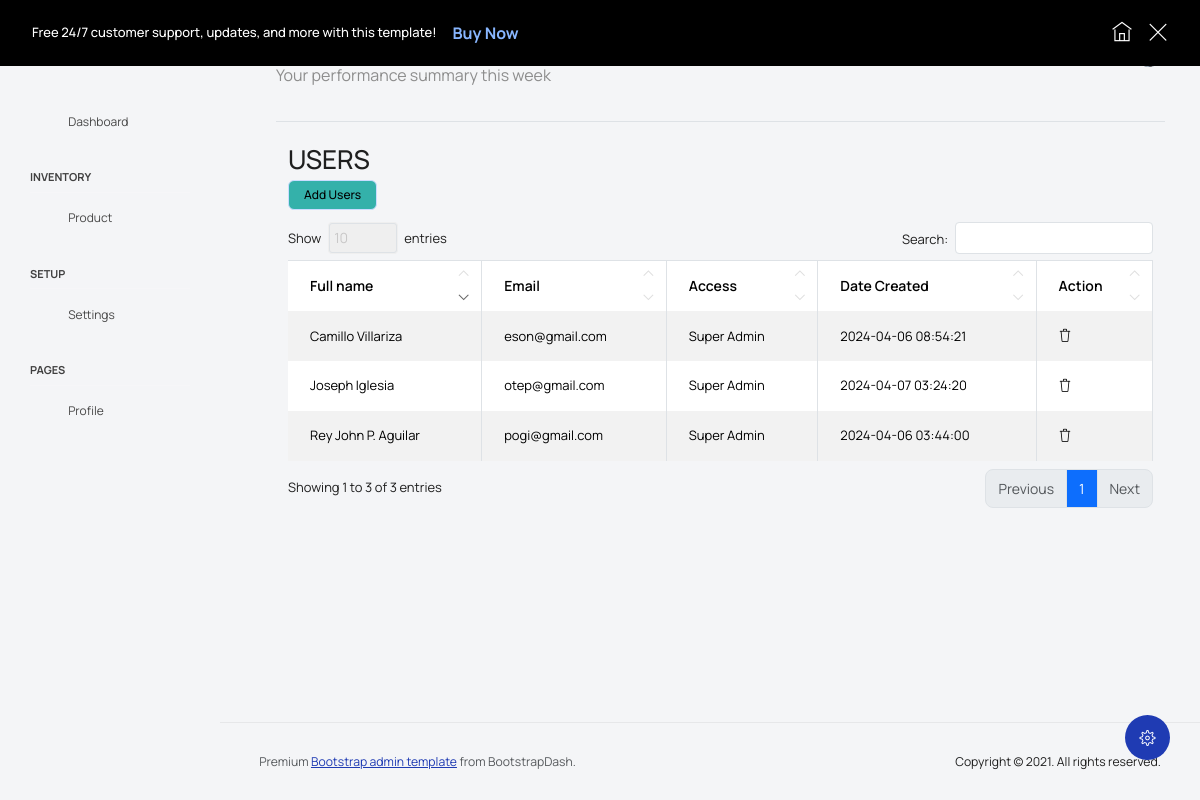
Page /src/user.php (signed in) on the committed database.
### tables this page shows
CREATE TABLE `users` (
  `user_id` int(11) NOT NULL,
  `fullname` varchar(100) NOT NULL,
  `email` varchar(50) NOT NULL,
  `password` varchar(100) NOT NULL,
  `accesstype` int(5) NOT NULL,
  `pic` varchar(128) NOT NULL,
  `dateCreated` timestamp NOT NULL DEFAULT current_timestamp() ON UPDATE current_timestamp(),
  `dateDeleted` date DEFAULT NULL
);

CREATE TABLE `accesstype` (
  `access_id` int(11) NOT NULL,
  `accessName` varchar(50) NOT NULL,
  `accessDesc` varchar(50) NOT NULL,
  `dateCreated` timestamp NOT NULL DEFAULT current_timestamp() ON UPDATE current_timestamp()
);

### backend/function.php (called while the page is built, shortened)
<?php
function AccessName($id){
    global $conn;
    $query = 'SELECT accessName FROM accesstype where access_id=?';
    $stmt =  $conn->prepare($query);
    $stmt->bind_param('i',$id);
    $stmt-> execute();
    $stmt-> bind_result($accessName);
    return $accessName;
}
?>

### src/user.php (the view, shortened to what this page needs)
<?php
include "../backend/db.php";
include "../backend/function.php";
?>
<!DOCTYPE html>
<html lang="en">
<head>
  <link rel="stylesheet" href="assets/vendors/feather/feather.css">
  <link rel="stylesheet" href="assets/vendors/mdi/css/materialdesignicons.min.css">
  <link rel="stylesheet" href="assets/vendors/ti-icons/css/themify-icons.css">
  <link rel="stylesheet" href="assets/vendors/typicons/typicons.css">
  <link rel="stylesheet" href="assets/vendors/simple-line-icons/css/simple-line-icons.css">
  <link rel="stylesheet" href="assets/vendors/css/vendor.bundle.base.css">
  <link rel="stylesheet" href="assets/vendors/datatables.net-bs4/dataTables.bootstrap4.css">
  <link rel="stylesheet" type="text/css" href="assets/js/select.dataTables.min.css">
  <link rel="stylesheet" href="assets/css/vertical-layout-light/style.css">
</head>
<body class="with-welcome-text">
  <div class="container-scroller">
    <div class="row p-0 m-0 proBanner" id="proBanner">
      <div class="col-md-12 p-0 m-0">
        <div class="card-body card-body-padding px-3 d-flex align-items-center justify-content-between">
          <div class="ps-lg-3">
            <div class="d-flex align-items-center justify-content-between">
              <p class="mb-0 font-weight-medium me-3 buy-now-text">Free 24/7 customer support, updates, and more with
                this template!</p>
              <a href="https://www.bootstrapdash.com/product/star-admin-pro/" target="_blank"
                class="btn me-2 buy-now-btn border-0">Buy Now</a>
            </div>
          </div>
          <div class="d-flex align-items-center justify-content-between">
            <a href="https://www.bootstrapdash.com/product/star-admin-pro/"><i class="ti-home me-3 text-white"></i></a>
            <button id="bannerClose" class="btn border-0 p-0">
              <i class="ti-close text-white"></i>
            </button>
          </div>
        </div>
      </div>
    </div>
    <nav class="navbar default-layout col-lg-12 col-12 p-0 fixed-top d-flex align-items-top flex-row">
  <div class="text-center navbar-brand-wrapper d-flex align-items-center justify-content-start">
    <div class="me-3">
      <button class="navbar-toggler navbar-toggler align-self-center" type="button" data-bs-toggle="minimize">
      </button>
    </div>
    <div>
      <a class="navbar-brand brand-logo" href="../index.html">
      </a>
    </div>
  </div>
  <div class="navbar-menu-wrapper d-flex align-items-top">
    <ul class="navbar-nav">
      <li class="nav-item font-weight-semibold d-none d-lg-block ms-0">
        <h1 class="welcome-text">Good Morning, <span class="text-black fw-bold"><?php
        ?></span></h1>
        <h3 class="welcome-sub-text">Your performance summary this week </h3>
      </li>
    </ul>
<?php include "sidepopup.php";?>
  </div>
</nav>
    <div class="container-fluid page-body-wrapper">
      <div class="theme-setting-wrapper">
  <div id="settings-trigger"><i class="ti-settings"></i></div>
</div>
      <?php include"nav.php"; ?>
      <div class="main-panel">
        <div class="content-wrapper">
          <div class="row">
            <div class="col-sm-12">
              <div class="home-tab">
                <div class="d-sm-flex align-items-center justify-content-between border-bottom">
                </div>
                <div class="tab-content tab-content-basic">
                  <div class="tab-pane fade show active" id="overview" role="tabpanel" aria-labelledby="overview">
                    <div class="row">
                      <div class="col-sm-12">
                        <div class="statistics-details d-flex align-items-center justify-content-between">
                                                                <div class="container">
                                        <h2>USERS</h2>
                                        <button type="button" class="btn btn-success" data-toggle="modal" data-target="#modalAdduser">
                                          Add Users
                                        </button>
                                        <table id="example" class="table table-striped table-bordered">
                                          <thead>
                                            <tr>
                                              <th>Full name</th>
                                              <th>Email</th>
                                              <th>Access</th>
                                              <th>Date Created</th>
                                              <th>Action</th>
                                            </tr>
                                          </thead>
                                          <tbody>
                                         <?php
                                          $sql = "SELECT * from users where dateDeleted is null";
                                          $result =mysqli_query($conn, $sql);
                                              if (mysqli_num_rows($result)>0){
                                                while($row = mysqli_fetch_assoc($result)){
                                                  echo "<tr>";
                                                  echo "<td>".$row['fullname']."</td>";
                                                  echo "<td>".$row['email']."</td>";
                                                  echo "<td>".AccessName($row['accesstype'])."</td>";
                                                  echo "<td>".$row['dateCreated']."</td>";
                                                  echo '<td>
                                                <a type="button" title="delete user" data-bs-toggle="modal"
                                                data-bs-target="#deleteUser'.$row['user_id'].'">
                                                <i class="icon-trash menu-icon"></i>
                                                </a>
                                                </td>';
                                                echo "</tr>";
                                                }
                                              }
                                         ?>
                                          </tbody>
                                        </table>
                                      </div>
                        </div>
                      </div>
                    </div>
                  </div>
                </div>
              </div>
            </div>
          </div>
        </div>
        <footer class="footer">
  <div class="d-sm-flex justify-content-center justify-content-sm-between">
    <span class="text-muted text-center text-sm-left d-block d-sm-inline-block">Premium <a
        href="https://www.bootstrapdash.com/" target="_blank">Bootstrap admin template</a> from BootstrapDash.</span>
    <span class="float-none float-sm-end d-block mt-1 mt-sm-0 text-center">Copyright © 2021. All rights reserved.</span>
  </div>
</footer>
      </div>
    </div>
  </div>
</body>
</html>

### src/sidepopup.php
<?php
echo'<ul class="navbar-nav ms-auto">
<li class="nav-item dropdown d-none d-lg-block user-dropdown">
  <a class="nav-link" id="UserDropdown" href="#" data-bs-toggle="dropdown" aria-expanded="false">
    <img class="img-xs rounded-circle" src="./assets/images/faces/face8.jpg" alt="Profile image"> </a>
  <div class="dropdown-menu dropdown-menu-right navbar-dropdown" aria-labelledby="UserDropdown">
    <div class="dropdown-header text-center">
      <img class="img-md rounded-circle" src="./assets/images/faces/face8.jpg" alt="Profile image">
      <p class="mb-1 mt-3 font-weight-semibold">Allen Moreno</p>
      <p class="fw-light text-muted mb-0">allenmoreno@gmail.com</p>
    </div>
    <a class="dropdown-item"><i class="dropdown-item-icon mdi mdi-account-outline text-primary me-2"></i> My
      Profile <span class="badge badge-pill badge-danger">1</span></a>
    <a class="dropdown-item"><i class="dropdown-item-icon mdi mdi-message-text-outline text-primary me-2"></i>
      Messages</a>
    <a class="dropdown-item"><i class="dropdown-item-icon mdi mdi-calendar-check-outline text-primary me-2"></i>
      Activity</a>
    <a class="dropdown-item"><i class="dropdown-item-icon mdi mdi-help-circle-outline text-primary me-2"></i>
      FAQ</a>
    <a class="dropdown-item" href="logout"><i class="dropdown-item-icon mdi mdi-power text-primary me-2"></i>Sign Out</a>
  </div>
</li>
</ul>';
?>

### src/nav.php
<?php
echo'   <nav class="sidebar sidebar-offcanvas" id="sidebar">
<ul class="nav">
  <li class="nav-item">
    <a class="nav-link" href="home">
      <i class="mdi mdi-grid-large menu-icon"></i>
      <span class="menu-title">Dashboard</span>
    </a>
  </li>
  <li class="nav-item nav-category">Inventory</li>
  <li class="nav-item">
    <a class="nav-link" data-bs-toggle="collapse" href="#form-elements" aria-expanded="false"
      aria-controls="form-elements">
      <i class="menu-icon mdi mdi-card-text-outline"></i>
      <span class="menu-title">Product</span>
      <i class="menu-arrow"></i>
    </a>
    <div class="collapse" id="form-elements">
      <ul class="nav flex-column sub-menu">
        <li class="nav-item"><a class="nav-link" href="../pages/forms/basic_elements.html">Add Product</a></li>
      </ul>
    </div>
  </li>
  </li>
  <li class="nav-item nav-category">Setup</li>
  <li class="nav-item">
    <a class="nav-link" data-bs-toggle="collapse" href="#ui-basic" aria-expanded="false" aria-controls="ui-basic">
      <i class="menu-icon mdi mdi-floor-plan"></i>
      <span class="menu-title">Settings</span>
      <i class="menu-arrow"></i>
    </a>
    <div class="collapse" id="ui-basic">
      <ul class="nav flex-column sub-menu">
        <li class="nav-item"> <a class="nav-link" href="user">Users</a></li>
        <li class="nav-item"> <a class="nav-link" href="../pages/ui-features/dropdowns.html">Dropdowns</a></li>
        <li class="nav-item"> <a class="nav-link" href="../pages/ui-features/typography.html">Typography</a></li>
      </ul>
    </div>
  </li>
  <li class="nav-item nav-category">pages</li>
  <li class="nav-item">
    <a class="nav-link" data-bs-toggle="collapse" href="#auth" aria-expanded="false" aria-controls="auth">
      <i class="menu-icon mdi mdi-account-circle-outline"></i>
      <span class="menu-title">Profile</span>
      <i class="menu-arrow"></i>
    </a>
    <div class="collapse" id="auth">
      <ul class="nav flex-column sub-menu">
        <li class="nav-item"> <a class="nav-link" href="../pages/samples/login.html"> Login </a></li>
      </ul>
    </div>
  </li>
</ul>
</nav>';
?>

### rows in the picture
users: fullname "Rey John P. Aguilar", email "pogi@gmail.com", accesstype.accessName "Super Admin", dateCreated "2024-04-06 03:44:00"
users: fullname "Camillo Villariza", email "eson@gmail.com", accesstype.accessName "Super Admin", dateCreated "2024-04-06 08:54:21"
users: fullname "Joseph Iglesia", email "otep@gmail.com", accesstype.accessName "Super Admin", dateCreated "2024-04-07 03:24:20"
